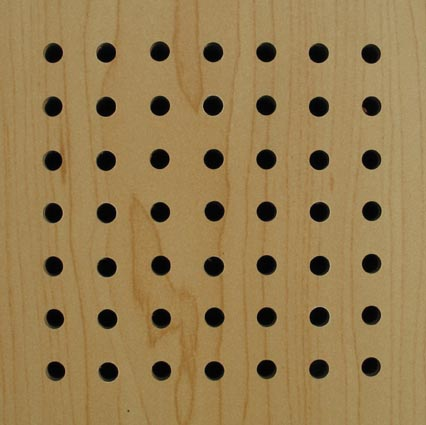
#> input picture wood.jpg, 426 x 425 px
$ python hole_detector.py
#> lines starting #> are read from the running program, lines starting #| are printed output that depends on the picture; after the words box and inside, x2 and y2 are one past the last pixel; in counts of white or black regions, pixels touching at a corner belong together
#> further down, img is the input picture: shape (425, 426, 3); mean B, G, R 80.6, 125.5, 151.2
import cv2
import numpy as np


def getPosOfThirdAndFourthPoints(y1, x1, y2, x2):
    r = int(round((x2 - x1) / 2))
    xc = x2 - r
    yc = y2
    x3 = int(round(r / np.sqrt(2)))
    y3 = x3
    x4 = -x3
    y4 = -y3
    x3 = x3 + xc
    y3 = y3 + yc
    x4 = x4 + xc
    y4 = y4 + yc

    return [x4, y4], [x3, y3], r, [xc, yc]


def checkIfthosPointsIsOnACircle(p3, p4, boundary):
    height, width = boundary.shape[:2]
    i = -2
    point3IsOnCircle = False
    if p3[0] + 2 < width and p4[0] + 2 < width and p4[1]<height and p3[1]< height:
        row = boundary[p3[1]]
        while i != 2:
            row_value = row[p3[0] + i]
            if row_value == 255:
                point3IsOnCircle = True
                break
            else:
                i = i + 1
    if point3IsOnCircle:
        row = boundary[p4[1]]
        while i != 2:
            row_value = row[p4[0] + i]
            if row_value == 255:
                return True
            else:
                i = i + 1

    return False


def getCircles(img):
    gray = cv2.cvtColor(img, cv2.COLOR_BGR2GRAY)
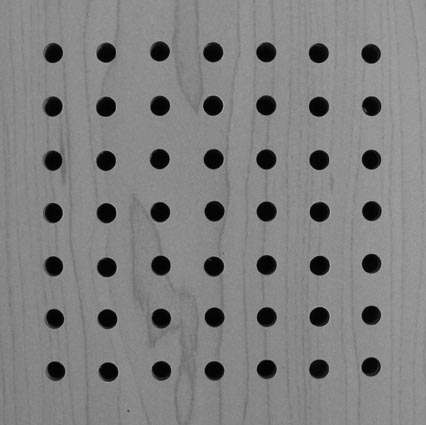
#> gray: shape (425, 426); min 0, max 176, mean 128.1
    gray = cv2.medianBlur(gray, 5)
    kernel = np.array([[0, 1, 0],
                       [1, 1, 1],
                       [0, 1, 0],
                       ],np.uint8)

    ret, img_binary = cv2.threshold(gray, 90, 255, cv2.THRESH_BINARY)
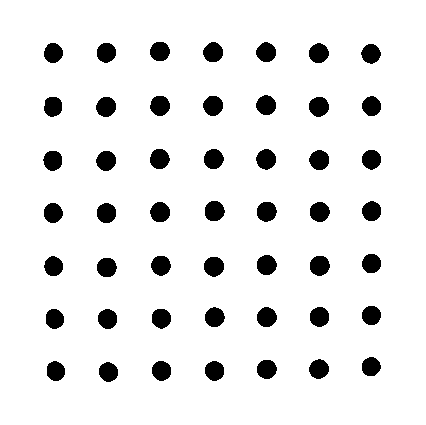
#> img_binary: shape (425, 426); 91.8% white; 49 black regions, largest, box (x1, y1, x2, y2) and area: (205, 201, 225, 221) 321, (310, 256, 330, 276) 317, (256, 149, 276, 170) 316
    erode = cv2.erode(~img_binary, kernel)
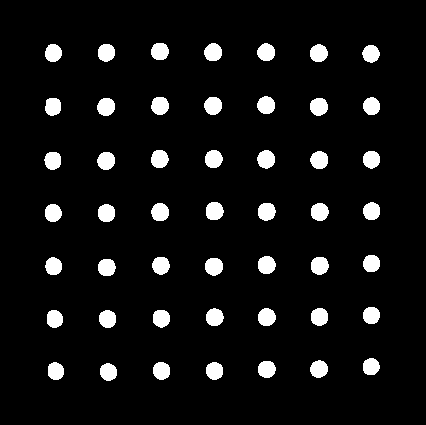
#> erode: shape (425, 426); 6.8% white; 49 white regions, largest, box (x1, y1, x2, y2) and area: (206, 202, 224, 220) 266, (257, 150, 275, 169) 262, (311, 257, 329, 275) 262
    boundary = (~img_binary) - erode
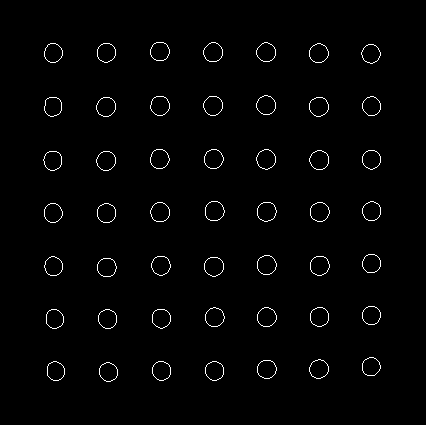
#> boundary: shape (425, 426); 1.4% white in thin lines or dots, all inside (x1, y1, x2, y2) = (43, 42, 381, 382)
    boundary = cv2.dilate(boundary, kernel)
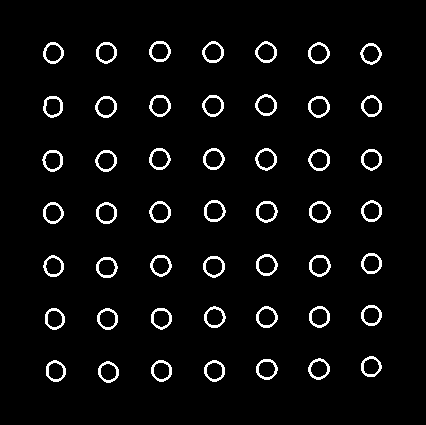
#> boundary: shape (425, 426); 4.3% white in thin lines or dots, all inside (x1, y1, x2, y2) = (42, 41, 382, 383)
    cv2.imshow('image', boundary)
    cv2.imshow('image3', ~img_binary)


    prev_column = 0
    RowIndex = 0
    ColumnIndex = 0
    p1 = [0, 0]
    p1IsObtained = False
    Circles = []
    Circles_count = 0
    for ROW in boundary:
        for colVal in ROW:
            if colVal == 255:
                if p1IsObtained:
                    p2 = [RowIndex, ColumnIndex]
                    p3, p4, r, C = getPosOfThirdAndFourthPoints(p1[0], p1[1], p2[0], p2[1])
                    CircleIsDetected = checkIfthosPointsIsOnACircle(p3, p4, boundary)
                    if CircleIsDetected:
                        Circles.insert(Circles_count, [C, r])
                        Circles_count = Circles_count + 1
                    p1IsObtained = False

                prev_column = 255

            else:
                if prev_column == 255:
                    p1 = [RowIndex, ColumnIndex - 1]
                    p1IsObtained = True
                prev_column = 0
            ColumnIndex = ColumnIndex + 1
        RowIndex = RowIndex + 1  # increment the ROW index
        p1IsObtained = False

        ColumnIndex = 0
#> this loop made 425 passes

    return Circles


img = cv2.imread('wood.jpg')
cv2.imshow('original', img)

circles = getCircles(img)

for circle in circles:
    center = circle[0]
    r = circle[1]
    cv2.circle(img, (center[0], center[1]), r, (0, 255, 0), 2)
    # draw the center of the circle
    cv2.circle(img, (center[0], center[1]), 1, (0, 0, 255), 3)
#> this loop made 308 passes
#> circle on passes 1 to 3: [[160, 49], 8], [[53, 50], 8], [[106, 50], 8]
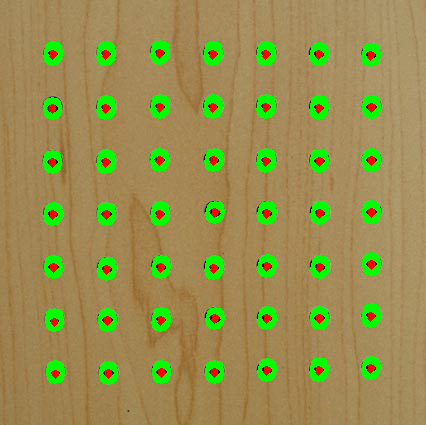
#> img: shape (425, 426, 3); 10.01% of pixels changed, all inside (x1, y1, x2, y2) = (43, 40, 381, 385)
cv2.imshow('detected circles', img)
cv2.waitKey(0)
cv2.destroyAllWindows()
